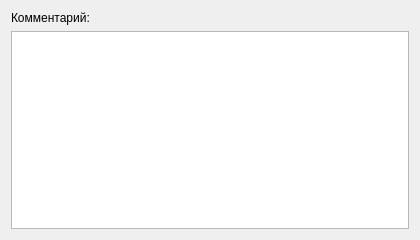
<?xml version="1.0" encoding="UTF-8"?>
<ui version="4.0"><class>Dialog</class><widget class="QDialog" name="Dialog"><property name="geometry"><rect><x>0</x><y>0</y><width>420</width><height>240</height></rect></property><property name="windowTitle"><string>#139 textedit/224_empty_focus_sized</string></property><layout class="QVBoxLayout" name="verticalLayout"><property name="leftMargin"><number>11</number></property><property name="topMargin"><number>11</number></property><property name="rightMargin"><number>11</number></property><property name="bottomMargin"><number>11</number></property><property name="spacing"><number>6</number></property><item><widget class="QLabel" name="l1"><property name="text"><string>Комментарий:</string></property></widget></item><item><widget class="QPlainTextEdit" name="edit"><property name="lineWrapMode"><enum>QPlainTextEdit::WidgetWidth</enum></property></widget></item></layout></widget></ui>
